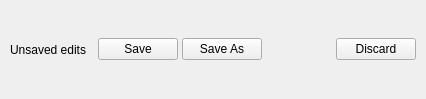
<?xml version="1.0" encoding="UTF-8"?>
<ui version="4.0">
 <class>SaveConfirmOverlay</class>
 <widget class="QWidget" name="SaveConfirmOverlay">
  <property name="geometry">
   <rect>
    <x>0</x>
    <y>0</y>
    <width>426</width>
    <height>99</height>
   </rect>
  </property>
  <property name="windowTitle">
   <string>Form</string>
  </property>
  <layout class="QHBoxLayout" name="horizontalLayout">
   <property name="spacing">
    <number>4</number>
   </property>
   <property name="leftMargin">
    <number>10</number>
   </property>
   <property name="topMargin">
    <number>10</number>
   </property>
   <property name="rightMargin">
    <number>10</number>
   </property>
   <property name="bottomMargin">
    <number>10</number>
   </property>
   <item>
    <widget class="QLabel" name="textLabel">
     <property name="text">
      <string>Unsaved edits</string>
     </property>
    </widget>
   </item>
   <item>
    <spacer name="horizontalSpacer">
     <property name="orientation">
      <enum>Qt::Horizontal</enum>
     </property>
     <property name="sizeType">
      <enum>QSizePolicy::Fixed</enum>
     </property>
     <property name="sizeHint" stdset="0">
      <size>
       <width>8</width>
       <height>10</height>
      </size>
     </property>
    </spacer>
   </item>
   <item>
    <widget class="QPushButton" name="saveButton">
     <property name="focusPolicy">
      <enum>Qt::NoFocus</enum>
     </property>
     <property name="text">
      <string>Save</string>
     </property>
    </widget>
   </item>
   <item>
    <widget class="QPushButton" name="saveAsButton">
     <property name="focusPolicy">
      <enum>Qt::NoFocus</enum>
     </property>
     <property name="text">
      <string>Save As</string>
     </property>
    </widget>
   </item>
   <item>
    <spacer name="horizontalSpacer_2">
     <property name="orientation">
      <enum>Qt::Horizontal</enum>
     </property>
     <property name="sizeHint" stdset="0">
      <size>
       <width>6</width>
       <height>20</height>
      </size>
     </property>
    </spacer>
   </item>
   <item>
    <widget class="QPushButton" name="discardButton">
     <property name="focusPolicy">
      <enum>Qt::NoFocus</enum>
     </property>
     <property name="text">
      <string>Discard</string>
     </property>
    </widget>
   </item>
  </layout>
 </widget>
 <resources/>
 <connections/>
</ui>
